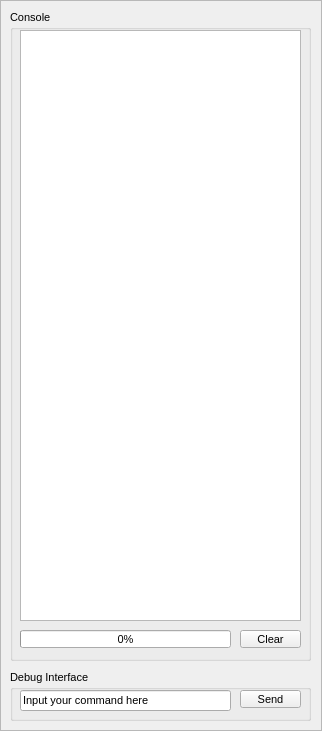
   <widget class="QFrame" name="console_frame">
    <property name="geometry">
     <rect>
      <x>700</x>
      <y>10</y>
      <width>322</width>
      <height>731</height>
     </rect>
    </property>
    <property name="font">
     <font>
      <pointsize>8</pointsize>
     </font>
    </property>
    <property name="frameShape">
     <enum>QFrame::Shape::StyledPanel</enum>
    </property>
    <property name="frameShadow">
     <enum>QFrame::Shadow::Sunken</enum>
    </property>
    <widget class="QGroupBox" name="console_groupBox">
     <property name="geometry">
      <rect>
       <x>10</x>
       <y>10</y>
       <width>301</width>
       <height>651</height>
      </rect>
     </property>
     <property name="font">
      <font>
       <pointsize>8</pointsize>
      </font>
     </property>
     <property name="title">
      <string>Console</string>
     </property>
     <widget class="QPushButton" name="console_clear_pushButton">
      <property name="geometry">
       <rect>
        <x>230</x>
        <y>620</y>
        <width>61</width>
        <height>18</height>
       </rect>
      </property>
      <property name="font">
       <font>
        <pointsize>8</pointsize>
       </font>
      </property>
      <property name="text">
       <string>Clear</string>
      </property>
     </widget>
     <widget class="QTextBrowser" name="console_textEdit">
      <property name="geometry">
       <rect>
        <x>10</x>
        <y>20</y>
        <width>281</width>
        <height>591</height>
       </rect>
      </property>
      <property name="font">
       <font>
        <pointsize>8</pointsize>
       </font>
      </property>
      <property name="textInteractionFlags">
       <set>Qt::TextInteractionFlag::TextSelectableByKeyboard|Qt::TextInteractionFlag::TextSelectableByMouse</set>
      </property>
     </widget>
     <widget class="QProgressBar" name="console_progressBar">
      <property name="geometry">
       <rect>
        <x>10</x>
        <y>620</y>
        <width>211</width>
        <height>18</height>
       </rect>
      </property>
      <property name="font">
       <font>
        <pointsize>8</pointsize>
       </font>
      </property>
      <property name="maximum">
       <number>100</number>
      </property>
      <property name="value">
       <number>0</number>
      </property>
     </widget>
    </widget>
    <widget class="QGroupBox" name="user_cmd_groupBox">
     <property name="geometry">
      <rect>
       <x>10</x>
       <y>670</y>
       <width>301</width>
       <height>51</height>
      </rect>
     </property>
     <property name="font">
      <font>
       <pointsize>8</pointsize>
      </font>
     </property>
     <property name="title">
      <string>Debug Interface</string>
     </property>
     <widget class="QLineEdit" name="user_cmd_lineEdit">
      <property name="geometry">
       <rect>
        <x>10</x>
        <y>20</y>
        <width>211</width>
        <height>21</height>
       </rect>
      </property>
      <property name="font">
       <font>
        <pointsize>8</pointsize>
       </font>
      </property>
      <property name="whatsThis">
       <string comment="Only used for designer"/>
      </property>
      <property name="text">
       <string>Input your command here</string>
      </property>
      <property name="placeholderText">
       <string/>
      </property>
     </widget>
     <widget class="QPushButton" name="user_cmd_pushButton">
      <property name="geometry">
       <rect>
        <x>230</x>
        <y>20</y>
        <width>61</width>
        <height>18</height>
       </rect>
      </property>
      <property name="font">
       <font>
        <pointsize>8</pointsize>
       </font>
      </property>
      <property name="text">
       <string>Send</string>
      </property>
     </widget>
    </widget>
   </widget>
